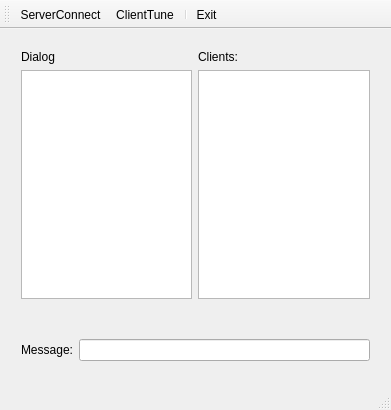
<?xml version="1.0" encoding="UTF-8"?>
<ui version="4.0">
 <class>MainWindow</class>
 <widget class="QMainWindow" name="MainWindow">
  <property name="geometry">
   <rect>
    <x>0</x>
    <y>0</y>
    <width>391</width>
    <height>410</height>
   </rect>
  </property>
  <property name="windowTitle">
   <string>Diakont client</string>
  </property>
  <widget class="QWidget" name="centralWidget">
   <widget class="QWidget" name="gridLayoutWidget">
    <property name="geometry">
     <rect>
      <x>10</x>
      <y>291</y>
      <width>371</width>
      <height>61</height>
     </rect>
    </property>
    <layout class="QGridLayout" name="gridLayout">
     <item row="0" column="1">
      <widget class="QLineEdit" name="messageLineEdit"/>
     </item>
     <item row="0" column="0">
      <widget class="QLabel" name="messageLabel">
       <property name="text">
        <string>Message:</string>
       </property>
      </widget>
     </item>
    </layout>
   </widget>
   <widget class="QWidget" name="gridLayoutWidget_2">
    <property name="geometry">
     <rect>
      <x>10</x>
      <y>10</y>
      <width>371</width>
      <height>271</height>
     </rect>
    </property>
    <layout class="QGridLayout" name="gridLayout_2">
     <item row="1" column="1">
      <widget class="QListWidget" name="clientsWidget"/>
     </item>
     <item row="0" column="0">
      <widget class="QLabel" name="dialogLabel">
       <property name="text">
        <string>Dialog</string>
       </property>
      </widget>
     </item>
     <item row="0" column="1">
      <widget class="QLabel" name="clientsLabel">
       <property name="text">
        <string>Clients:</string>
       </property>
      </widget>
     </item>
     <item row="1" column="0">
      <widget class="QTextEdit" name="dialogW"/>
     </item>
    </layout>
   </widget>
  </widget>
  <widget class="QToolBar" name="mainToolBar">
   <attribute name="toolBarArea">
    <enum>TopToolBarArea</enum>
   </attribute>
   <attribute name="toolBarBreak">
    <bool>false</bool>
   </attribute>
   <addaction name="actionServerConnect"/>
   <addaction name="actionClientTune"/>
   <addaction name="separator"/>
   <addaction name="actionExit"/>
  </widget>
  <widget class="QStatusBar" name="statusBar"/>
  <action name="actionServerConnect">
   <property name="icon">
    <iconset resource="client.qrc">
     <normaloff>:/new/prefix1/icons/server.png</normaloff>:/new/prefix1/icons/server.png</iconset>
   </property>
   <property name="text">
    <string>ServerConnect</string>
   </property>
   <property name="toolTip">
    <string>connect</string>
   </property>
  </action>
  <action name="actionClientTune">
   <property name="icon">
    <iconset resource="client.qrc">
     <normaloff>:/new/prefix1/icons/setting_tools.png</normaloff>:/new/prefix1/icons/setting_tools.png</iconset>
   </property>
   <property name="text">
    <string>ClientTune</string>
   </property>
   <property name="toolTip">
    <string>client tune</string>
   </property>
  </action>
  <action name="actionExit">
   <property name="icon">
    <iconset resource="client.qrc">
     <normaloff>:/new/prefix1/icons/door_in.png</normaloff>:/new/prefix1/icons/door_in.png</iconset>
   </property>
   <property name="text">
    <string>Exit</string>
   </property>
   <property name="toolTip">
    <string>exit</string>
   </property>
  </action>
 </widget>
 <layoutdefault spacing="6" margin="11"/>
 <resources>
  <include location="client.qrc"/>
 </resources>
 <connections/>
</ui>
